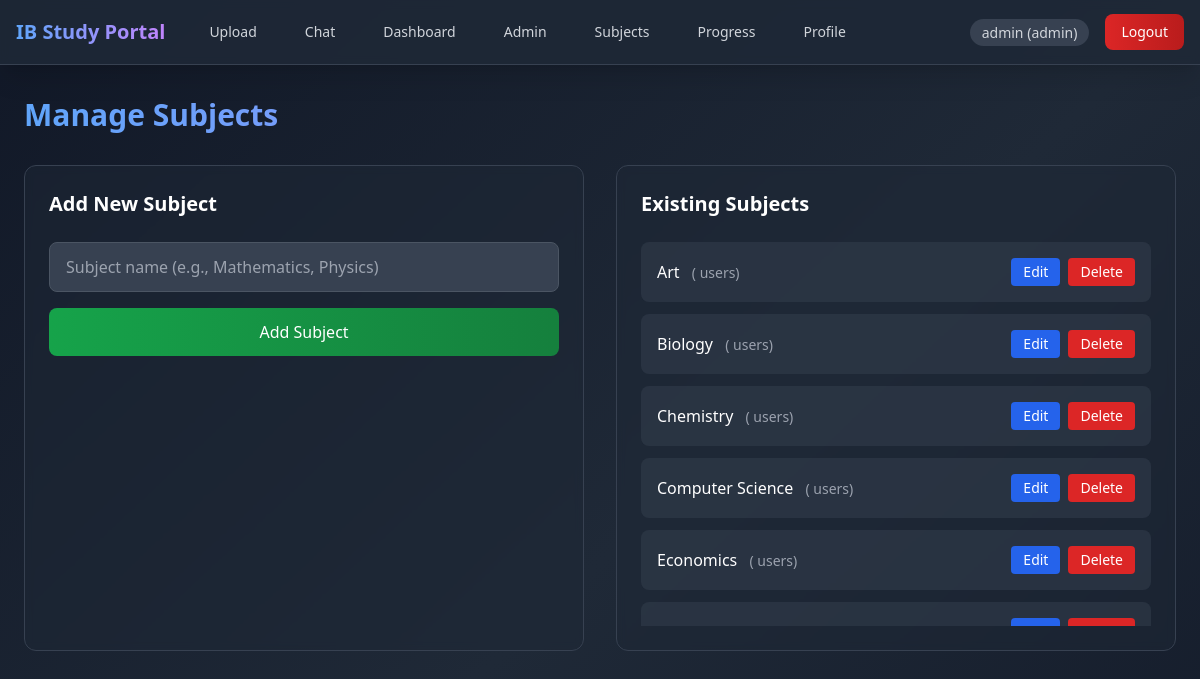
Page /manage_subjects (signed in) on the committed database.
### tables this page shows
CREATE TABLE subjects (id INTEGER PRIMARY KEY AUTOINCREMENT,name TEXT UNIQUE NOT NULL);

### auth.py (the view)
	def wrapper(*args,**kwargs):
		if 'user_id' not in session:
			flash('Login required','error')
			return redirect(url_for('login'))
		if session.get('role')!='admin':
			flash('Only admin can access this','error')
			return redirect(url_for('login'))
		return f(*args,**kwargs)

### app.py (called while the page is built)
@app.route('/manage_subjects')
@admin_required
def manage_subjects():
	subjects=get_subjects()
	return render_template('manage_subjects.html',subjects=subjects)

### auth.py (called while the page is built)
def admin_required(f):
	def wrapper(*args,**kwargs):
		if 'user_id' not in session:
			flash('Login required','error')
			return redirect(url_for('login'))
		if session.get('role')!='admin':
			flash('Only admin can access this','error')
			return redirect(url_for('login'))
		return f(*args,**kwargs)
	wrapper.__name__=f.__name__
	return wrapper

### db.py (called while the page is built)
def get_db_connection():return sqlite3.connect(DATABASE)

def get_subjects():
	conn=get_db_connection()
	cursor=conn.cursor()
	cursor.execute('SELECT * FROM subjects ORDER BY name')
	subjects=[{'id':row[0],'name':row[1]} for row in cursor.fetchall()]
	conn.close()
	return subjects

### templates/manage_subjects.html (shortened to what this page needs)
{% extends "base.html" %}
{% block content %}
<div class="max-w-6xl mx-auto">
    <h1 class="text-3xl font-bold mb-8 bg-gradient-to-r from-blue-400 to-purple-400 bg-clip-text text-transparent">Manage Subjects</h1>
    <div class="grid grid-cols-1 lg:grid-cols-2 gap-8">
        <div class="bg-gray-800/50 backdrop-blur-sm rounded-xl p-6 border border-gray-700">
            <h2 class="text-xl font-semibold mb-6 text-white">Add New Subject</h2>
            <form method="POST" action="{{ url_for('add_subject') }}" class="space-y-4">
                <div>
                    <input type="text" name="name" required placeholder="Subject name (e.g., Mathematics, Physics)"
                           class="w-full px-4 py-3 bg-gray-700 border border-gray-600 rounded-lg text-white placeholder-gray-400 focus:outline-none focus:ring-2 focus:ring-blue-500">
                </div>
                <button type="submit" class="w-full bg-gradient-to-r from-green-600 to-green-700 hover:from-green-700 hover:to-green-800 text-white py-3 px-4 rounded-lg font-medium transition-all transform hover:scale-105">
                    Add Subject
                </button>
            </form>
        </div>
        <div class="bg-gray-800/50 backdrop-blur-sm rounded-xl p-6 border border-gray-700">
            <h2 class="text-xl font-semibold mb-6 text-white">Existing Subjects</h2>
            <div class="space-y-3 max-h-96 overflow-y-auto">
                {% for subject in subjects %}
                    <div class="bg-gray-700/50 rounded-lg p-4 flex justify-between items-center">
                        <div>
                            <span class="text-white font-medium">{{ subject.name }}</span>
                            <span class="text-gray-400 text-sm ml-2">({{ subject.user_count }} users)</span>
                        </div>
                        <div class="flex space-x-2">
                            <a href="{{ url_for('edit_subject', subject_id=subject.id) }}"
                               class="bg-blue-600 hover:bg-blue-700 text-white px-3 py-1 rounded text-sm transition-colors">
                                Edit
                            </a>
                            <a href="{{ url_for('delete_subject', subject_id=subject.id) }}"
                               class="bg-red-600 hover:bg-red-700 text-white px-3 py-1 rounded text-sm transition-colors"
                               onclick="return confirm('Delete subject {{ subject.name }}?')">
                                Delete
                            </a>
                        </div>
                    </div>
                {% endfor %}
            </div>
        </div>
    </div>
</div>
{% endblock %}

### rows in the picture
subjects: name "Art"
subjects: name "Biology"
subjects: name "Chemistry"
subjects: name "Computer Science"
subjects: name "Economics"

### other values in the picture
{{ session.username }} "admin"
{{ session.role }} "admin"
